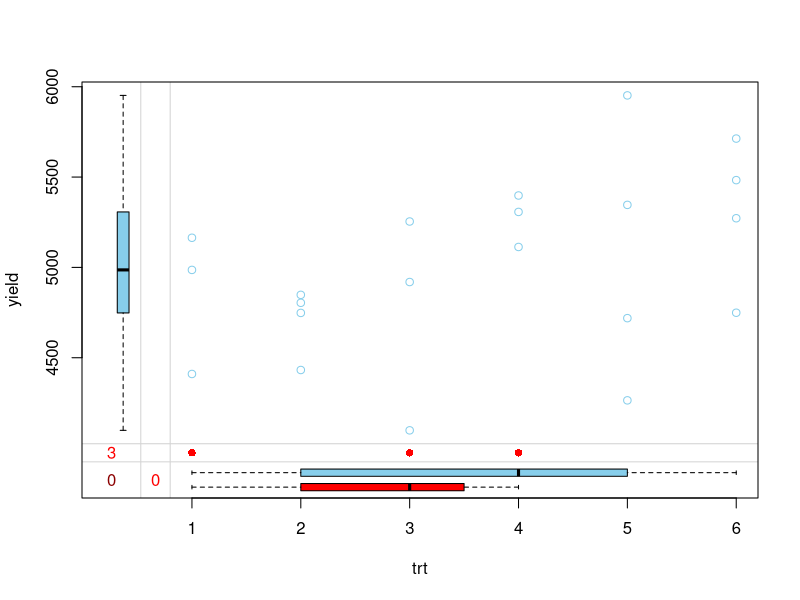
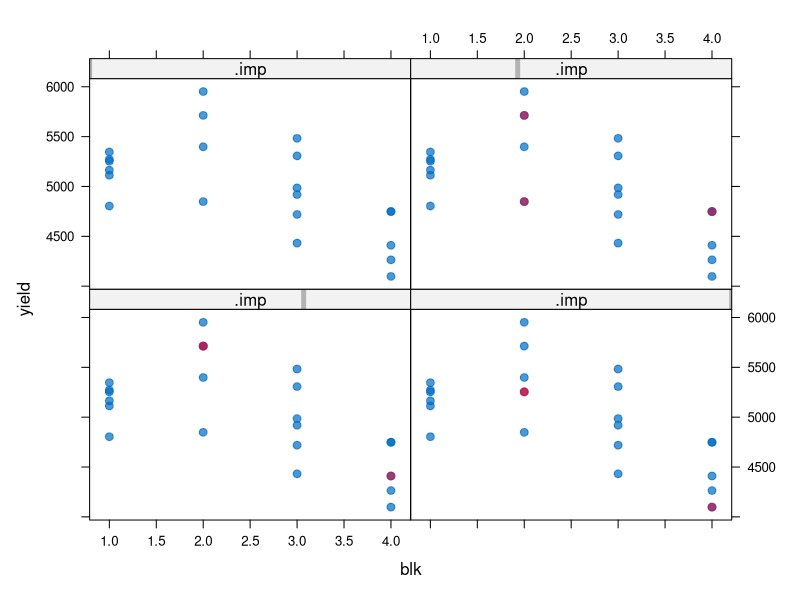

Recreate these plots in R, in order.
#         Dr. Htet Aung Htut
#         Short course in R for ABT students

#load the library
library(tidyr)
library(mice)
library(VIM)
misdatrcb <- read.csv("Gomez-RCB-missingdat.csv")
str(misdatrcb)
summary(misdatrcb)
#Missing data
p <- function(x) {sum(is.na(x))/length(x)*100}
apply(misdatrcb, 2, p)
#Misdatrcb, trt and blk contains no missing values, but yield contains 3 points in missed
md.pairs(misdatrcb)
#rr indicates how many data points are observed

#rm indicates Observed and Missing

#mr indicates Missing versus observed

#mm indicates Missing versus Missing
marginplot(misdatrcb[,c('trt','yield')])
#Impute
impute <- mice(misdatrcb[,2:3], m=3, seed = 123)
print(impute)
impute$imp$yield
misdatrcb[14,]
#Complete data
newDATA <- complete(impute, 1)
#Distribution of oberserved/imputed values
xyplot(impute, yield ~ blk | .imp, pch = 20, cex=1.4)
